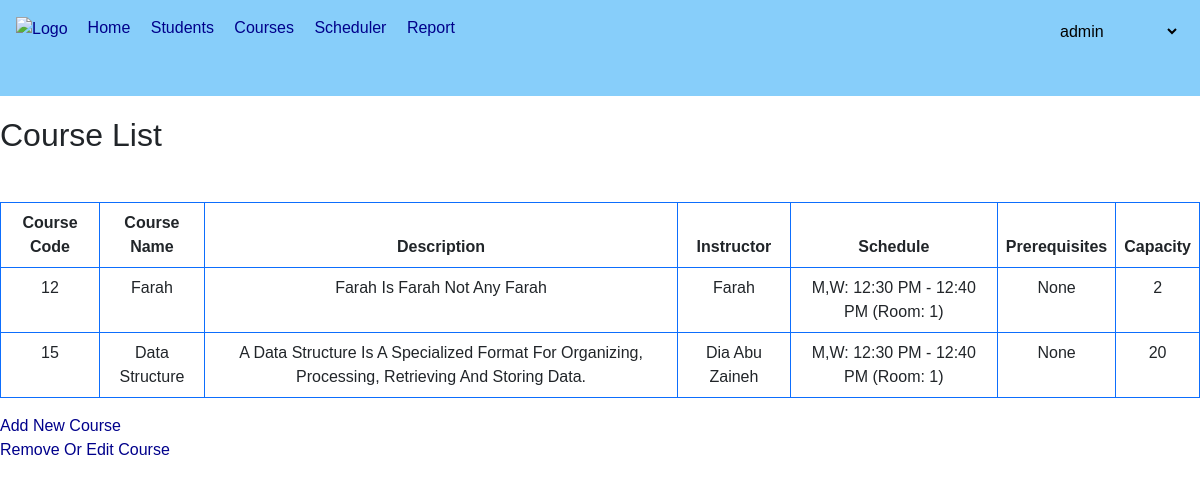
Before: /course_list/ (signed in) with the older database file.
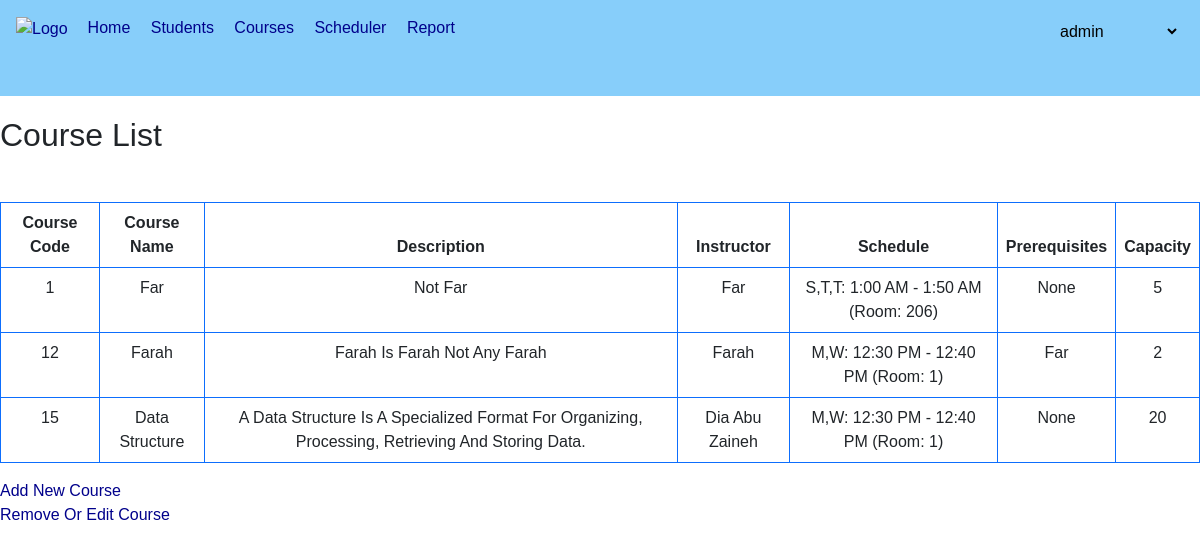
After: the same page with the newer database file.
### courses/models.py (models this page shows, shortened)
class Course(models.Model):
    code = models.CharField(max_length=90, unique=True, primary_key=True)
    name = models.CharField(max_length=100, null=True)
    description = models.TextField(null=True)
    instructor = models.CharField(max_length=100, null=True)
    scheduled = models.ForeignKey(CourseSchedule, on_delete=models.PROTECT, related_name='courses')
    prerequisites = models.ManyToManyField('self', blank=True, symmetrical=False)
    capacity = models.IntegerField(null=True)
    students = models.ManyToManyField(Student, related_name='courses',blank=True)
    class Meta:
        indexes = [
            models.Index(fields=['code']),
        ]
    def __str__(self):
        return self.name

class CourseSchedule(models.Model):
    DAY_CHOICES = (
        ('S,T,T', 'Sunday, Tuesday, Thursday'),
        ('M,W', 'Monday, Wednesday')
    )
    days = models.CharField(max_length=50, null=True, choices=DAY_CHOICES)
    start_time = models.TimeField(null=True)
    end_time = models.TimeField(null=True)
    room_no = models.CharField(max_length=10, null=True)

### courses/views.py (the view)
# urls.py: path('course_list/', views.course_lista, name='course_list'),
@login_required
@admin_required
def course_lista(request):
    if not request.user.is_superuser:
        raise PermissionDenied
    courses = Course.objects.all()
    return render(request, 'courses/Admin/courses_list.html', {'courses': courses})

### courses/templates/courses/Admin/courses_list.html (shortened to what this page needs)
{% extends "courses/Admin/mainadmin.html" %}
{% load static %}
{% block content %}
    <h2 style="margin-top: 20px">Course List</h2>
    <table class="table table-bordered mt-5 text-center border-primary text-capitalize">
        <thead>
            <tr>
                <th>Course Code</th>
                <th>Course Name</th>
                <th>Description</th>
                <th>Instructor</th>
                <th>Schedule</th>
                <th>Prerequisites</th>
                <th>Capacity</th>
            </tr>
        </thead>
        <tbody>
            {% for course in courses %}
                <tr>
                    <td>{{ course.code }}</td>
                    <td>{{ course.name }}</td>
                    <td>{{ course.description }}</td>
                    <td>{{ course.instructor }}</td>
                    <td>
                        {% if course.scheduled %}
                            {{ course.scheduled.days }}: {{ course.scheduled.start_time|date:"g:i A" }} - {{ course.scheduled.end_time|date:"g:i A" }} (Room: {{ course.scheduled.room_no }})
                        {% else %}
                            No Schedule
                        {% endif %}
                    </td>
                    <td>
                        {% if course.prerequisites.exists %}
                            {{ course.prerequisites.all|join:", " }}
                        {% else %}
                            None
                        {% endif %}
                    </td>
                    <td>{{ course.capacity }}</td>
                </tr>
            {% endfor %}
        </tbody>
    </table>
    <a href="{% url 'add_course' %}">Add New Course</a>
    <br>
    <a href="{% url 'removeeditcourse' %}">Remove or Edit Course</a>
{% endblock content %}

### courses/templates/courses/Admin/mainadmin.html (shortened to what this page needs)
{% load static %}
<!DOCTYPE html>
<html lang="en">
<head>
    <link href="https://cdn.jsdelivr.net/npm/bootstrap@5.0.2/dist/css/bootstrap.min.css" rel="stylesheet">
    <link rel="stylesheet" type="text/css" href={% static "css/style.css" %}>
</head>
<body>
    {% include "courses/Admin/navgibaradmin.html" %}
    {% block content %}
{% endblock content %}
</body>
</html>

### courses/templates/courses/Admin/navgibaradmin.html (shortened to what this page needs)
{% load static %}
<link rel="stylesheet" href="{% static 'css/index.css' %}">
  <nav>
    <div class="nav-content Content">
        <div class="ul-content">
            <div class="mb-3">
                <a href="{% url 'homeAdmin' %}">
                    <img src="https://www.marefa.org/w/images/thumb/2/26/شعار_الجامعة.png/800px-شعار_الجامعة.png" width="60px" alt="logo">
                </a>
            </div>
            <ul>
                <li><a href="{% url 'homeAdmin' %}" style="color: #00008b; text-decoration: none;">Home</a></li>
                <li><a href="{% url 'student_course_list' %}" style="color: #00008b; text-decoration: none;">Students</a></li>
                <li><a href="{% url 'course_list' %}" style="color:#00008b;text-decoration: none;">Courses</a></li>
                <li><a href="{% url 'schedule_list' %}" style="color:#00008b;text-decoration: none;">Scheduler</a></li>
                <li><a href="{% url 'course_report' %}" style="color: #00008b; text-decoration: none;">Report</a></li>
            </ul>
        </div>
        <div class="logout">
            <select name="" style="background: none;" id="pageSelect" onchange="location = this.value;">
                <option>{{ request.user.username }}</option>
            </select>
        </div>
    </div>
</nav>

### static/css/index.css (style rules this page uses)
body { font-family: Arial, sans-serif; margin: 0; padding: 0; }
a { text-decoration: none; text-transform: capitalize; color:#00008b ; }
nav { height: 12vh; background-color: lightskyblue; }
.nav-content { display: flex; align-items: center; justify-content: space-between; }
.ul-content { display: flex; align-items: center; padding: 1rem; color: #fff; }
.logout { margin-right: 20px; }
nav ul { list-style-type: none; margin-left: 20px; padding: 0; }
nav ul li { display: inline; margin-right: 1rem; left: 10%; }
.logout select { border: none; margin-bottom: 10px; padding: 20px; }
.logout select option { padding: 30px; font-size: large; height: 20px; }

Changed rows visible on the page:
added Course: code "1", name "Far", description "Not Far", instructor "Far", scheduled.days "S,T,T", scheduled.start_time "1:00 AM", scheduled.end_time "1:50 AM", scheduled.room_no "206", shows "None", capacity "5"
shown differently, row unchanged: Course "Farah": prerequisites.all (not shown) → "Far"; no longer shows "None"
